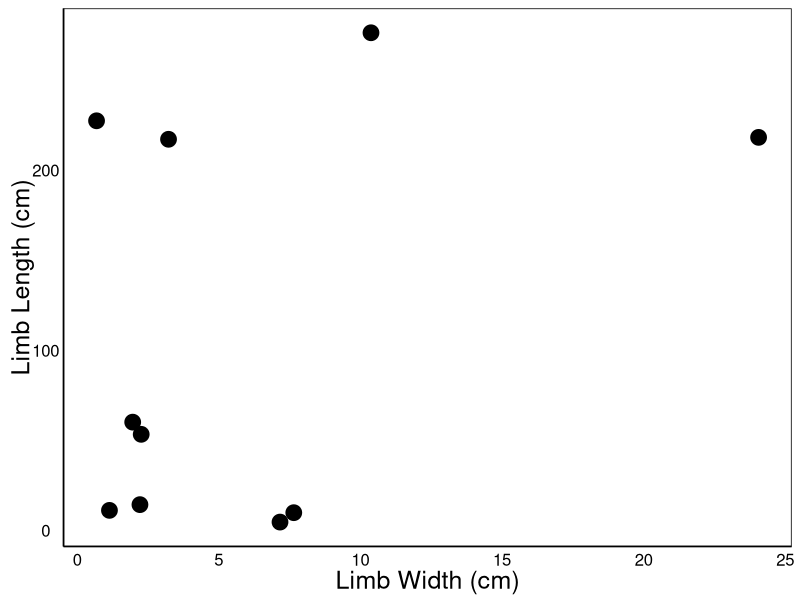

Reproduce this figure in R.
#Part II
#Step 1
MData <- read.csv("Data/measurements.csv", header = TRUE)

#Step 2
#Converting all limb width values into cm and saving them in a new column. 
MData$Limb.Width.cm <- MData$Limb.Width
for(i in 1:length(MData$Limb.Width.cm)) {
  if(MData$unitsW[i] == "mm") {
    MData$Limb.Width.cm[i] <- MData$Limb.Width[i] / 10
  } 
}

#Converting all limb length values into cm and saving them in a new column.
MData$Limb.Length.cm <- MData$Limb.Length 
for(i in 1:length(MData$Limb.Length.cm)) {
  if(MData$unitsL[i] == "mm") {
    MData$Limb.Length.cm[i] <- MData$Limb.Length[i] / 10
  } 
}

MData$Volume <- pi * (MData$Limb.Width.cm / 2) ^ 2 * MData$Limb.Length.cm  #Assuming limb volume = pi * (width/2)^2 * length 

#Part III
library(ggplot2)
pdf("WidthLengthRelationship.pdf", width = 7.87402, height = 7.87402)  #Calculated 20 cm = 7.87402 inches

#Clean theme for presentations & publications used in the Colautti Lab
theme_pubworthy <- function (base_size = 12, base_family = "") {
  theme_classic(base_size = base_size, base_family = base_family) %+replace% 
    theme(
      axis.text = element_text(colour = "black"),
      axis.title.x = element_text(size=18),
      axis.text.x = element_text(size=12),
      axis.title.y = element_text(size=18,angle=90),
      axis.text.y = element_text(size=12),
      axis.ticks = element_blank(), 
      panel.background = element_rect(fill="white"),
      panel.border = element_blank(),
      plot.title=element_text(face="bold", size=24),
      legend.position="none"
    ) 
}

#Used width and length columns that had the same units.
qplot(x = Limb.Width.cm, y = Limb.Length.cm, data = MData, size = I(5),
      xlab = "Limb Width (cm)", ylab = "Limb Length (cm)") + theme_pubworthy()

dev.off()


